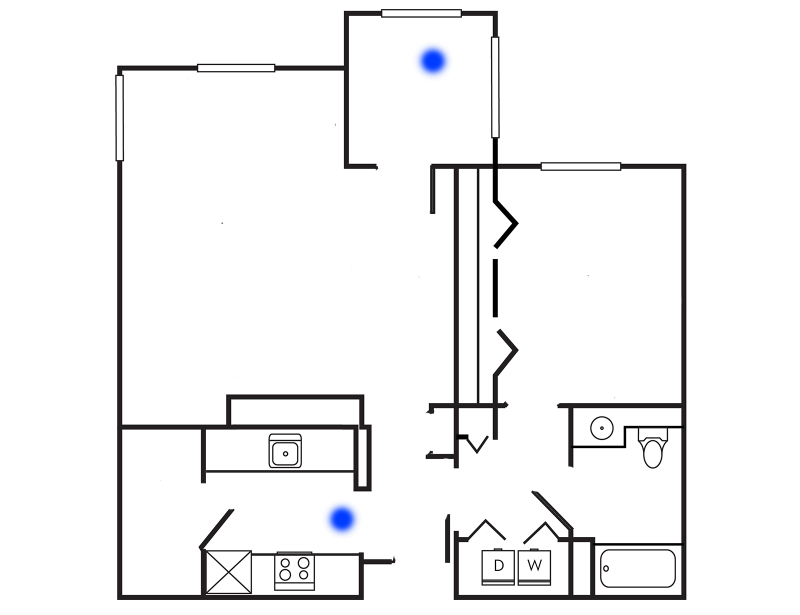
#> input picture floor.png, 1600 x 1230 px (shown at 1/2 size)
$ python main.py
#> lines starting #> are read from the running program, lines starting #| are printed output that depends on the picture; after the words box and inside, x2 and y2 are one past the last pixel; in counts of white or black regions, pixels touching at a corner belong together
### new_astar.py
import math

class Node:

	def __init__(self, y, x, Node):
		self.y = y
		self.x = x
		self.prev_node = Node
		self.g = 0
		self.h = 0
		self.f = 0

	def heuristic(self, ey, ex):
		dx = abs(self.x - ex)
		dy = abs(self.y - ey)
		D = 1
		D_2 = math.sqrt(2)
		return D * (dx+dy) + (D_2 - 2*D) * min(dx,dy)

	def goal_distance(self, ey, ex):
		return abs(self.x-ex)+abs(self.y-ey)


def a_star(map, start, end, grid_size):
	w,h = grid_size, grid_size
	sy,sx = start
	ey,ex = end
	node_start = Node(sy,sx,None)
	node_start.g = node_start.goal_distance(ey,ex)
	node_start.h = node_start.heuristic(ey,ex)
	node_start.f = node_start.g+node_start.h
	node_end = Node(ey,ex,None)
	open_list = [node_start]
	closed_list = []
	lowest_cost = open_list[0].f

	while len(open_list)>0:
		current_index = 0
		node_current = open_list[0]

		for index, node in enumerate(open_list):
			if node.f < node_current.f:
				node_current = node
				current_index = index

		if node_current.x == ex and node_current.y == ey:
			path = [(ey,ex)]
			while node_current.prev_node is not None:
				path.append((node_current.y, node_current.x))
				node_current = node_current.prev_node
			return list(reversed(path))

		open_list.pop(current_index)
		closed_list.append(node_current)
		children = []
		for (y,x) in [(0,-1),(0,1),(-1,0),(1,0),(-1,-1),(-1,1),(1,-1),(1,1)]:

			# Getting coordinates of a current node successor
			successor = (node_current.y + y, node_current.x + x)

			# Checking that the move is legitimate:
			if successor[0] > h-1 or successor[0] < 0 or successor[1] > w-1 or successor[1] < 0:
				continue

			# Also checking that the next move is not an obstacle:
			if map[y][x] == 1:
				continue

			for closed_node in closed_list:
				if closed_node.x == successor[1] and closed_node.y == successor[0]:
					continue

			for open_node in open_list:
				if open_node.y == successor[0] and open_node.x == successor[1]:
					continue
			node_successor = Node(successor[0], successor[1], node_current)
			node_successor.g = node_current.g+1
			node_successor.h = node_successor.heuristic(ey,ex)
			node_successor.f = node_successor.g+node_successor.h
			open_list.append(node_successor)


		'''	# Loop through chlidren (current node successors)
		for child in children:
			for closed_node in closed_list:
				if child.y == closed_node.y and child.x == closed_node.x:
					continue

			child.g = node_current.g + 1
			child.h = child.heuristic(ey,ex)
			child.f - child.g+child.h

				# Check if child is already in the open list
			for open_node in open_list:
				if (child.x == open_node.x and child.y == open_node.y) or child.g > open_node.g:

					continue

				# After exploring the child (successor) add it to the open list
			open_list.append(child) '''
	return []

### main.py
import cv2
import numpy as np
import time
import matplotlib.pyplot as plt


import new_astar

def sliding_window(image, windowSize):
	step_size = windowSize[1]
	for y in range(0,image.shape[0],windowSize[0]):
		for x in range(0, image.shape[1], windowSize[1]):
			yield (x,y,image[y:y+windowSize[0], x:x+windowSize[1]])

def main(image_filename, image_grids=20):

#> called with image_filename = 'floor.png', image_grids = 20
	occupied_grids = []
	planned_path = {}
	obstacles = []

	image = cv2.imread(image_filename)
#> image is the input picture: shape (1230, 1600, 3); mean B, G, R 243.1, 242.7, 242.7
	image = cv2.cvtColor(image, cv2.COLOR_BGR2RGB)
	image = cv2.resize(image, (1200,1200))
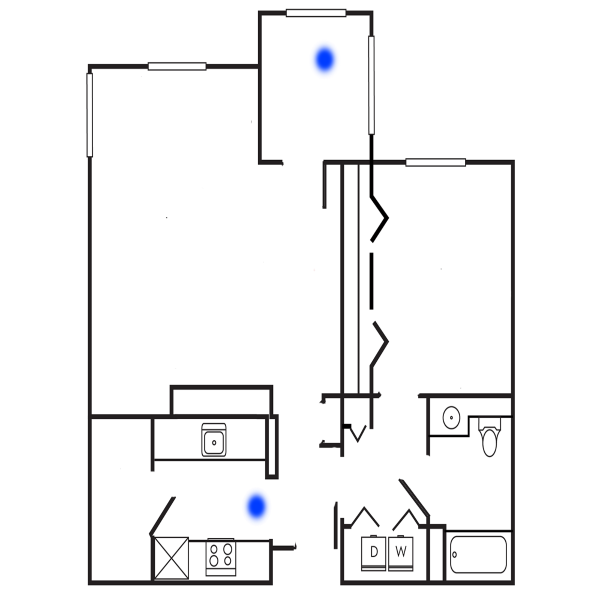
#> image: shape (1200, 1200, 3) (shown at 1/2 size); mean R, G, B 242.7, 242.6, 243.1
	#plt.imshow(image)
	#plt.show()
	(winH, winW) = (int(image.shape[0]/image_grids), int(image.shape[1]/image_grids))
#> winH = 60; winW = 60
	print(winH,winW)
#| 60 60
	index = [1,1] # Robot starting point, FIXED

	blank_image = np.zeros((winW,winH,3), np.uint8)
	list_images = [[blank_image for i in range(image_grids)] for i in range(image_grids)] # Creates winWxwinH
	maze = [[0 for i in range(image_grids)] for i in range(image_grids)]

	for(x,y, window) in sliding_window(image, windowSize=(winH, winW)):

		image_clone = image.copy()
		cv2.rectangle(image_clone, (x,y), (x+winW, y+winH), (255,255,255), 2)
		cropped_image = image_clone[y:y+winH, x:x+winW]
		list_images[index[0]-1][index[1]-1] = cropped_image.copy()
		average_color_row = np.average(cropped_image, axis=0)
		average_color = np.average(average_color_row, axis=0)
		#average_color = np.uint8(average_color)


		if(average_color[2] > average_color[1] and average_color[2] > average_color[0]):
			#print("Occupied")
			#print(index)
			#print(x,y)
			occupied_grids.append(tuple(index))
			# [4 lines of commented-out code are left out]

			'''  Index at [5,41] -> [832, 80] and [6,42] -> [858,100]   '''

		elif(average_color[1] < 225 and average_color[2] < 225):
			maze[index[0]-1][index[1]-1] = 1
			obstacles.append(tuple(index))


		#time.sleep(0.025)


		index[1] += 1
		if(index[1] > image_grids):
			index[0] += 1
			index[1] = 1

		if(index[0] > image_grids):
			break
#> this loop made 400 passes
#> (x, y, average_color) on passes 1 to 3: (0, 0, [255, 255, 255]), (60, 0, [255, 255, 255]), (120, 0, [255, 255, 255])
#> after the loop, index = [21, 1]; list_images = 20 items; maze = 20 items; obstacles = 60 pairs, first value 3 to 20, second value 4 to 17; occupied_grids = [(2, 11), (2, 12), (3, 11), (3, 12), (17, 9), (17, 10), (18, 9)]

	points = [i for i in occupied_grids]
#> points has the same summary as occupied_grids

	start_point = points[0]
#> start_point = (2, 11)
	end_point = points[-1]
#> end_point = (18, 9)
	# [7 lines of commented-out code are left out]


	result = new_astar.a_star(maze, (start_point[0]-1,start_point[1]-1),(end_point[0]-1,end_point[1]-1), image_grids)
#> result = [(2, 9), (3, 8), (4, 8), (5, 8), (6, 8), (7, 8), (8, 8), (9, 8), (10, 8), (11, 8), (12, 8), (13, 8), (14, 8), (15, 8), (16, 8), (17, 8), (17, 8)]
	print(obstacles) # SOMETHING is wrong!! A star takes obstacles
#> (printed output is left out)
	print("RESULT: ")
	print(result)
#| [(2, 9), (3, 8), (4, 8), (5, 8), (6, 8), (7, 8), (8, 8), (9, 8), (10, 8), (11, 8), (12, 8), (13, 8), (14, 8), (15, 8), (16, 8), (17, 8), (17, 8)]
	print(start_point, end_point)
#| (2, 11) (18, 9)
	image_clone = image.copy()
	for (x,y) in result: # Visualize the path
		y_start = y*winH  # [5,41] -> 5 * 20 = 100
		x_start = x*winW
		cv2.rectangle(image_clone, (y_start,x_start), (y_start+winW, x_start+winH), (255,0,0), 2)
#> this loop made 17 passes
#> (x, y, y_start, x_start) on passes 1 to 12: (2, 9, 540, 120), (3, 8, 480, 180), (4, 8, 480, 240), (5, 8, 480, 300), (6, 8, 480, 360), (7, 8, 480, 420), (8, 8, 480, 480), (9, 8, 480, 540), (10, 8, 480, 600), (11, 8, 480, 660), (12, 8, 480, 720), (13, 8, 480, 780)
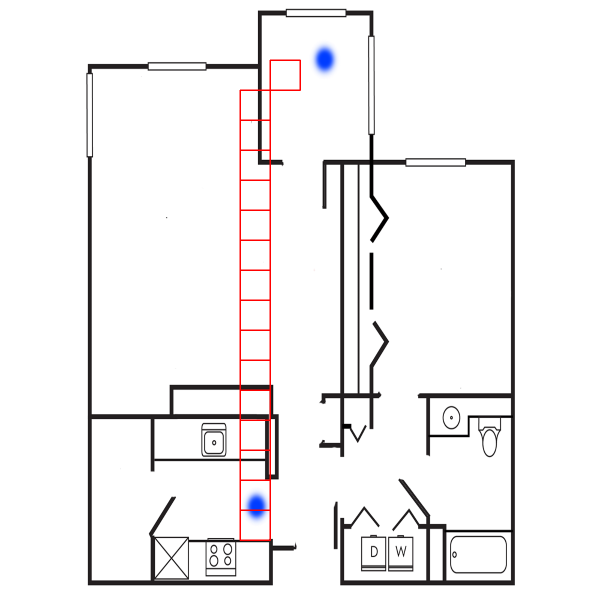
#> image_clone: shape (1200, 1200, 3) (shown at 1/2 size); 0.62% of pixels changed, all inside (x1, y1, x2, y2) = (479, 119, 602, 1082)
		#plt.imshow(image_clone)
		#plt.show()
	plt.imshow(image_clone)
	plt.show()

if __name__ == "__main__":

	image_name = "floor.png"
	main(image_name)

	#cv2.waitKey(0)
	#v2.destroyAllWindows()

$ run again, with test_image1.jpg saved as floor.png
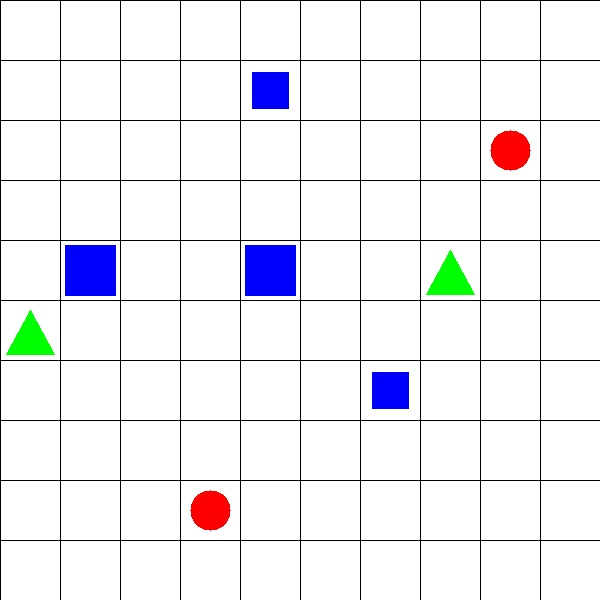
#> input picture test_image1.jpg, 600 x 600 px
#> in main, image is the input picture: shape (600, 600, 3); mean B, G, R 243, 239.1, 239.3
#| 60 60
#> the loop in main, `for(x,y, window) in sliding_window(image, windowSize=(winH, winW)): ` made 400 passes
#> (x, y, average_color) on passes 1 to 3: (0, 0, [252.9, 252.9, 252.9]), (60, 0, [254, 254, 254]), (120, 0, [253, 253, 253])
#> after the loop in main, `for(x,y, window) in sliding_window(image, windowSize=(winH, winW)):`: index = [21, 1]; list_images = 20 items; obstacles = [(5, 17), (5, 18), (6, 17), (6, 18), (17, 7), (17, 8), (18, 7), (18, 8)]; occupied_grids = 29 pairs, first value 3 to 18, second value 3 to 17
#> points has the same summary as occupied_grids
#> start_point = (3, 8)
#> end_point = (18, 6)
#> result = [(3, 6), (4, 5), (5, 5), (6, 5), (7, 5), (8, 5), (9, 5), (10, 5), (11, 5), (12, 5), (13, 5), (14, 5), (15, 5), (16, 5), (17, 5), (17, 5)]
#| [(5, 17), (5, 18), (6, 17), (6, 18), (17, 7), (17, 8), (18, 7), (18, 8)]
#| [(3, 6), (4, 5), (5, 5), (6, 5), (7, 5), (8, 5), (9, 5), (10, 5), (11, 5), (12, 5), (13, 5), (14, 5), (15, 5), (16, 5), (17, 5), (17, 5)]
#| (3, 8) (18, 6)
#> the loop in main, `for (x,y) in result:` made 16 passes
#> (x, y, y_start, x_start) on passes 1 to 8: (3, 6, 360, 180), (4, 5, 300, 240), (5, 5, 300, 300), (6, 5, 300, 360), (7, 5, 300, 420), (8, 5, 300, 480), (9, 5, 300, 540), (10, 5, 300, 600)
#> after the loop in main, `for (x,y) in result:`:
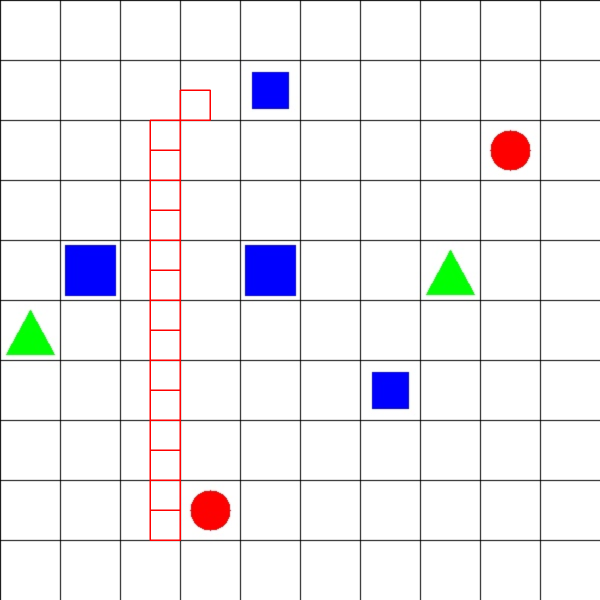
#> image_clone: shape (1200, 1200, 3) (shown at 1/2 size); mean R, G, B 239.7, 238.1, 242
